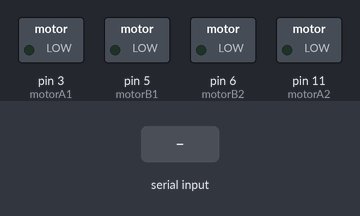
A sketch run on a simulated Arduino Uno, built with avr-gcc and run on an emulated ATmega328P. Shown: switched loads named in the sketch (green lamp = pin HIGH). Inputs (shaded band) come from the test bench. What the sketch prints to the serial monitor is not drawn.

Above: at 1.2 s.
1.3 s: "L90\n" received over Serial
At 3.5 s:
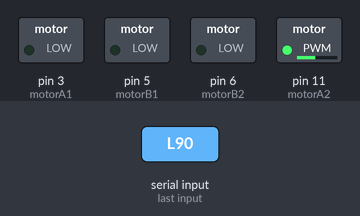
3.8 s: "L,45\n" received over Serial
At 4.9 s:
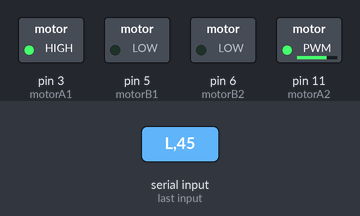
5.3 s: "R90\n" received over Serial
At 6.8 s:
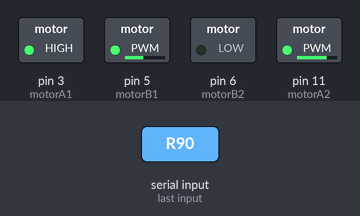
7.8 s: "R,45\n" received over Serial
At 9.0 s:
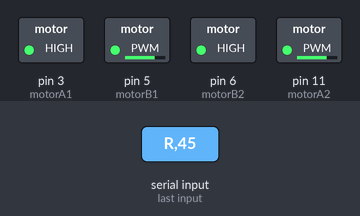
9.3 s: "L\n" received over Serial
At 10.9 s:
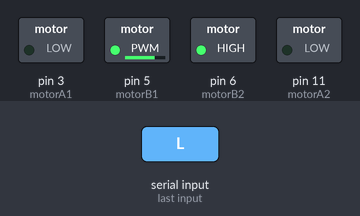
11.8 s: "L90\n" received over Serial
At 14.1 s:
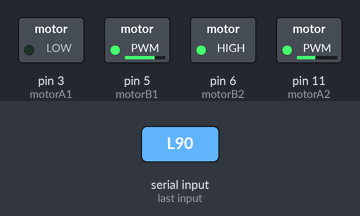
Timing chart, 0 to 15.3 s (numbered marks = the images above; inputs shaded):
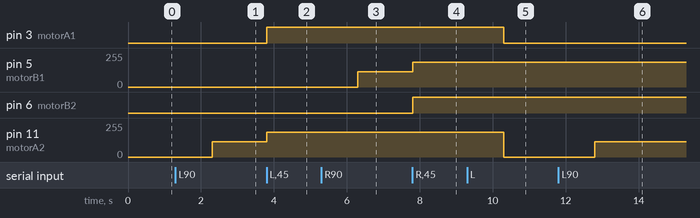

Measured:
- after the input at 1.3 s, pin 11 (motorA2): 0/255 → 116/255 after 1.0 s
- after the input at 3.8 s, pin 3 (motorA1): LOW → HIGH at once; pin 11 (motorA2): 116/255 → 187/255 at once
- after the input at 5.3 s, pin 5 (motorB1): 0/255 → 116/255 after 1.0 s
- after the input at 7.8 s, pin 5 (motorB1): 116/255 → 187/255 at once; pin 6 (motorB2): LOW → HIGH at once
- after the input at 9.3 s, pin 3 (motorA1): HIGH → LOW after 1.0 s; pin 11 (motorA2): 187/255 → 0/255 after 1.0 s
- after the input at 11.8 s, pin 11 (motorA2): 0/255 → 116/255 after 1.0 s

The sketch:

Serial_edit.ino
```cpp
String Speed;
char  LorR;
int  i, s;
// 1119 추가
int motorA1 = 3;
int motorA2 = 11;
int motorB1 = 5;
int motorB2 = 6;

unsigned int motorA_SPEED = 0, motorB_SPEED = 0;
boolean motorA_DIR = 0, motorB_DIR = 0;

byte DataToRead[6];

void setup() {
  // put your setup code here, to run once:
  Serial.begin(9600);
  pinMode(motorA1, OUTPUT);
  pinMode(motorA2, OUTPUT);
  pinMode(motorB1, OUTPUT);
  pinMode(motorB2, OUTPUT);
}

void loop() {
  DataToRead[5] = '\n';
  Serial.readBytesUntil(char(13), DataToRead, 5);

/* For Debugging, send string to RPi */
  for (i = 0; i < 6; i++) {
    Serial.write(DataToRead[i]);
    if (DataToRead[i] == '\n') break;
  }
/* End of Debugging */

  LorR = DataToRead[0];
  Speed = "";
  for (i = 1; (DataToRead[i] != '\n') && (i < 6); i++) {
    Speed += DataToRead[i];
  }
  s = Speed.toInt();

  if (LorR == 'L') {
    // Turn left wheel with speed s
    if (s < 0) {
      motorA_DIR = HIGH;
    }
    else {
      motorA_DIR = LOW;
    }
    motorA_SPEED = abs(s);
    digitalWrite(motorA1, motorA_DIR);
    analogWrite(motorA2, motorA_SPEED);
  }

  else if (LorR == 'R') {
    // Turn right wheel with speed s
    if (s < 0) {
      motorB_DIR = HIGH;
    }
    else {
      motorB_DIR = LOW;
    }
    motorB_SPEED = abs(s);
    analogWrite(motorB1, motorB_SPEED);
    digitalWrite(motorB2, motorB_DIR);
  }

  else if (LorR == 'S') {
    // Stop Motors
    digitalWrite(motorA1, LOW);
    analogWrite(motorA2, 0);
    analogWrite(motorB1, 0);
    digitalWrite(motorB2, LOW);

    delay(500);
  }
}
```
